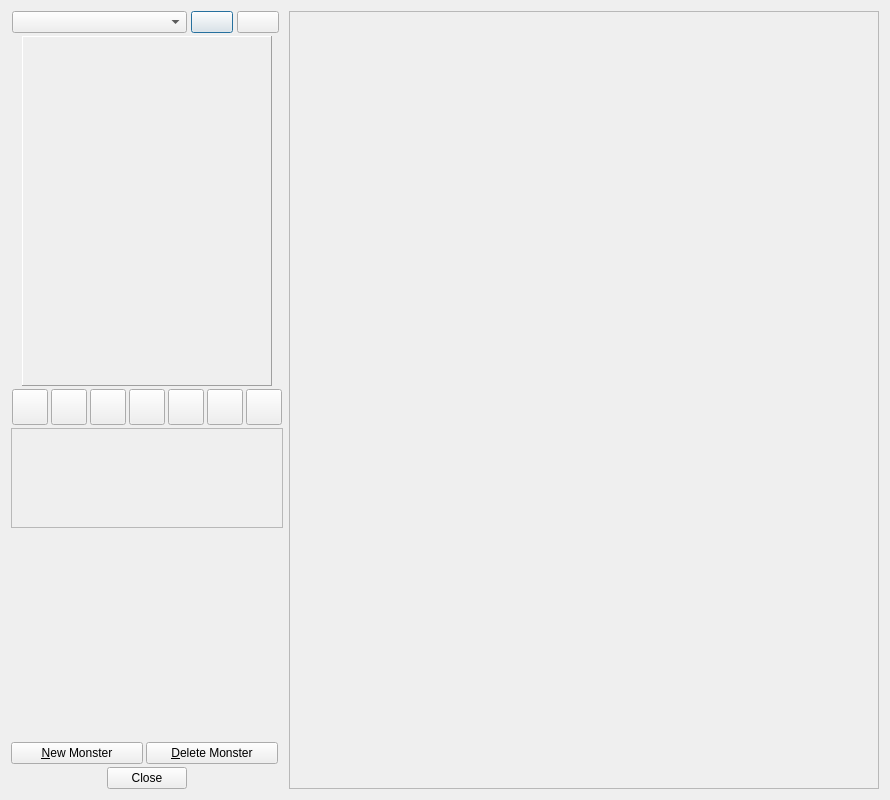
<?xml version="1.0" encoding="UTF-8"?>
<ui version="4.0">
 <class>BestiaryTemplateDialog</class>
 <widget class="QDialog" name="BestiaryTemplateDialog">
  <property name="geometry">
   <rect>
    <x>0</x>
    <y>0</y>
    <width>890</width>
    <height>800</height>
   </rect>
  </property>
  <property name="windowTitle">
   <string>DMHelper - Bestiary</string>
  </property>
  <property name="styleSheet">
   <string notr="true">background-image: url(:/img/data/parchment.jpg);</string>
  </property>
  <layout class="QHBoxLayout" name="horizontalLayout_2" stretch="1,5">
   <item>
    <layout class="QVBoxLayout" name="verticalLayout">
     <property name="spacing">
      <number>3</number>
     </property>
     <item>
      <layout class="QHBoxLayout" name="horizontalLayout">
       <item>
        <widget class="QComboBox" name="cmbSearch">
         <property name="sizePolicy">
          <sizepolicy hsizetype="MinimumExpanding" vsizetype="Fixed">
           <horstretch>0</horstretch>
           <verstretch>0</verstretch>
          </sizepolicy>
         </property>
         <property name="minimumSize">
          <size>
           <width>150</width>
           <height>0</height>
          </size>
         </property>
         <property name="maximumSize">
          <size>
           <width>175</width>
           <height>16777215</height>
          </size>
         </property>
         <property name="editable">
          <bool>false</bool>
         </property>
         <property name="insertPolicy">
          <enum>QComboBox::NoInsert</enum>
         </property>
         <property name="iconSize">
          <size>
           <width>16</width>
           <height>16</height>
          </size>
         </property>
        </widget>
       </item>
       <item>
        <widget class="QPushButton" name="btnLeft">
         <property name="sizePolicy">
          <sizepolicy hsizetype="Fixed" vsizetype="Fixed">
           <horstretch>0</horstretch>
           <verstretch>0</verstretch>
          </sizepolicy>
         </property>
         <property name="minimumSize">
          <size>
           <width>42</width>
           <height>0</height>
          </size>
         </property>
         <property name="maximumSize">
          <size>
           <width>42</width>
           <height>16777215</height>
          </size>
         </property>
         <property name="toolTip">
          <string>Previous Monster</string>
         </property>
         <property name="text">
          <string/>
         </property>
         <property name="icon">
          <iconset resource="resources.qrc">
           <normaloff>:/img/data/left_arrow.png</normaloff>:/img/data/left_arrow.png</iconset>
         </property>
         <property name="iconSize">
          <size>
           <width>32</width>
           <height>32</height>
          </size>
         </property>
         <property name="shortcut">
          <string>Left</string>
         </property>
        </widget>
       </item>
       <item>
        <widget class="QPushButton" name="btnRight">
         <property name="sizePolicy">
          <sizepolicy hsizetype="Fixed" vsizetype="Fixed">
           <horstretch>0</horstretch>
           <verstretch>0</verstretch>
          </sizepolicy>
         </property>
         <property name="minimumSize">
          <size>
           <width>42</width>
           <height>0</height>
          </size>
         </property>
         <property name="maximumSize">
          <size>
           <width>42</width>
           <height>16777215</height>
          </size>
         </property>
         <property name="toolTip">
          <string>Next Monster</string>
         </property>
         <property name="text">
          <string/>
         </property>
         <property name="icon">
          <iconset resource="resources.qrc">
           <normaloff>:/img/data/right_arrow.png</normaloff>:/img/data/right_arrow.png</iconset>
         </property>
         <property name="iconSize">
          <size>
           <width>32</width>
           <height>32</height>
          </size>
         </property>
         <property name="shortcut">
          <string>Right</string>
         </property>
        </widget>
       </item>
      </layout>
     </item>
     <item>
      <layout class="QHBoxLayout" name="horizontalLayout_21">
       <property name="spacing">
        <number>0</number>
       </property>
       <item>
        <spacer name="horizontalSpacer_11">
         <property name="orientation">
          <enum>Qt::Horizontal</enum>
         </property>
         <property name="sizeType">
          <enum>QSizePolicy::Preferred</enum>
         </property>
         <property name="sizeHint" stdset="0">
          <size>
           <width>0</width>
           <height>5</height>
          </size>
         </property>
        </spacer>
       </item>
       <item>
        <widget class="QLabel" name="lblIcon">
         <property name="sizePolicy">
          <sizepolicy hsizetype="Fixed" vsizetype="Fixed">
           <horstretch>0</horstretch>
           <verstretch>0</verstretch>
          </sizepolicy>
         </property>
         <property name="minimumSize">
          <size>
           <width>250</width>
           <height>350</height>
          </size>
         </property>
         <property name="maximumSize">
          <size>
           <width>250</width>
           <height>350</height>
          </size>
         </property>
         <property name="frameShape">
          <enum>QFrame::Panel</enum>
         </property>
         <property name="frameShadow">
          <enum>QFrame::Raised</enum>
         </property>
         <property name="text">
          <string/>
         </property>
         <property name="alignment">
          <set>Qt::AlignCenter</set>
         </property>
        </widget>
       </item>
       <item>
        <spacer name="horizontalSpacer_12">
         <property name="orientation">
          <enum>Qt::Horizontal</enum>
         </property>
         <property name="sizeType">
          <enum>QSizePolicy::Preferred</enum>
         </property>
         <property name="sizeHint" stdset="0">
          <size>
           <width>0</width>
           <height>5</height>
          </size>
         </property>
        </spacer>
       </item>
      </layout>
     </item>
     <item>
      <layout class="QHBoxLayout" name="horizontalLayout_8">
       <item>
        <spacer name="horizontalSpacer_9">
         <property name="orientation">
          <enum>Qt::Horizontal</enum>
         </property>
         <property name="sizeType">
          <enum>QSizePolicy::MinimumExpanding</enum>
         </property>
         <property name="sizeHint" stdset="0">
          <size>
           <width>1</width>
           <height>5</height>
          </size>
         </property>
        </spacer>
       </item>
       <item>
        <widget class="QPushButton" name="btnPreviousToken">
         <property name="sizePolicy">
          <sizepolicy hsizetype="Fixed" vsizetype="Fixed">
           <horstretch>0</horstretch>
           <verstretch>0</verstretch>
          </sizepolicy>
         </property>
         <property name="minimumSize">
          <size>
           <width>36</width>
           <height>36</height>
          </size>
         </property>
         <property name="maximumSize">
          <size>
           <width>36</width>
           <height>36</height>
          </size>
         </property>
         <property name="toolTip">
          <string>Previous Token</string>
         </property>
         <property name="text">
          <string/>
         </property>
         <property name="icon">
          <iconset resource="resources.qrc">
           <normaloff>:/img/data/icon_rewind.png</normaloff>:/img/data/icon_rewind.png</iconset>
         </property>
         <property name="iconSize">
          <size>
           <width>28</width>
           <height>28</height>
          </size>
         </property>
        </widget>
       </item>
       <item>
        <widget class="QPushButton" name="btnAddToken">
         <property name="sizePolicy">
          <sizepolicy hsizetype="Fixed" vsizetype="Fixed">
           <horstretch>0</horstretch>
           <verstretch>0</verstretch>
          </sizepolicy>
         </property>
         <property name="minimumSize">
          <size>
           <width>36</width>
           <height>36</height>
          </size>
         </property>
         <property name="maximumSize">
          <size>
           <width>36</width>
           <height>36</height>
          </size>
         </property>
         <property name="toolTip">
          <string>Add Token</string>
         </property>
         <property name="text">
          <string/>
         </property>
         <property name="icon">
          <iconset resource="resources.qrc">
           <normaloff>:/img/data/icon_plus.png</normaloff>:/img/data/icon_plus.png</iconset>
         </property>
         <property name="iconSize">
          <size>
           <width>28</width>
           <height>28</height>
          </size>
         </property>
        </widget>
       </item>
       <item>
        <widget class="QPushButton" name="btnEditIcon">
         <property name="sizePolicy">
          <sizepolicy hsizetype="Fixed" vsizetype="Fixed">
           <horstretch>0</horstretch>
           <verstretch>0</verstretch>
          </sizepolicy>
         </property>
         <property name="minimumSize">
          <size>
           <width>36</width>
           <height>36</height>
          </size>
         </property>
         <property name="maximumSize">
          <size>
           <width>36</width>
           <height>36</height>
          </size>
         </property>
         <property name="toolTip">
          <string>Edit the current token...</string>
         </property>
         <property name="text">
          <string/>
         </property>
         <property name="icon">
          <iconset resource="resources.qrc">
           <normaloff>:/img/data/icon_edit.png</normaloff>:/img/data/icon_edit.png</iconset>
         </property>
         <property name="iconSize">
          <size>
           <width>28</width>
           <height>28</height>
          </size>
         </property>
        </widget>
       </item>
       <item>
        <widget class="QPushButton" name="btnSearchToken">
         <property name="sizePolicy">
          <sizepolicy hsizetype="Fixed" vsizetype="Fixed">
           <horstretch>0</horstretch>
           <verstretch>0</verstretch>
          </sizepolicy>
         </property>
         <property name="minimumSize">
          <size>
           <width>36</width>
           <height>36</height>
          </size>
         </property>
         <property name="maximumSize">
          <size>
           <width>36</width>
           <height>36</height>
          </size>
         </property>
         <property name="toolTip">
          <string>Search for online tokens</string>
         </property>
         <property name="text">
          <string/>
         </property>
         <property name="icon">
          <iconset resource="resources.qrc">
           <normaloff>:/img/data/icon_search.png</normaloff>:/img/data/icon_search.png</iconset>
         </property>
         <property name="iconSize">
          <size>
           <width>28</width>
           <height>28</height>
          </size>
         </property>
        </widget>
       </item>
       <item>
        <widget class="QPushButton" name="btnReload">
         <property name="sizePolicy">
          <sizepolicy hsizetype="Fixed" vsizetype="Fixed">
           <horstretch>0</horstretch>
           <verstretch>0</verstretch>
          </sizepolicy>
         </property>
         <property name="minimumSize">
          <size>
           <width>36</width>
           <height>36</height>
          </size>
         </property>
         <property name="maximumSize">
          <size>
           <width>36</width>
           <height>36</height>
          </size>
         </property>
         <property name="toolTip">
          <string>Reload Token</string>
         </property>
         <property name="text">
          <string/>
         </property>
         <property name="icon">
          <iconset resource="resources.qrc">
           <normaloff>:/img/data/icon_redo.png</normaloff>:/img/data/icon_redo.png</iconset>
         </property>
         <property name="iconSize">
          <size>
           <width>28</width>
           <height>28</height>
          </size>
         </property>
        </widget>
       </item>
       <item>
        <widget class="QPushButton" name="btnClear">
         <property name="sizePolicy">
          <sizepolicy hsizetype="Fixed" vsizetype="Fixed">
           <horstretch>0</horstretch>
           <verstretch>0</verstretch>
          </sizepolicy>
         </property>
         <property name="minimumSize">
          <size>
           <width>36</width>
           <height>36</height>
          </size>
         </property>
         <property name="maximumSize">
          <size>
           <width>36</width>
           <height>36</height>
          </size>
         </property>
         <property name="toolTip">
          <string>Delete Token</string>
         </property>
         <property name="text">
          <string/>
         </property>
         <property name="icon">
          <iconset resource="resources.qrc">
           <normaloff>:/img/data/icon_remove.png</normaloff>:/img/data/icon_remove.png</iconset>
         </property>
         <property name="iconSize">
          <size>
           <width>28</width>
           <height>28</height>
          </size>
         </property>
        </widget>
       </item>
       <item>
        <widget class="QPushButton" name="btnNextToken">
         <property name="sizePolicy">
          <sizepolicy hsizetype="Fixed" vsizetype="Fixed">
           <horstretch>0</horstretch>
           <verstretch>0</verstretch>
          </sizepolicy>
         </property>
         <property name="minimumSize">
          <size>
           <width>36</width>
           <height>36</height>
          </size>
         </property>
         <property name="maximumSize">
          <size>
           <width>36</width>
           <height>36</height>
          </size>
         </property>
         <property name="toolTip">
          <string>Next Token</string>
         </property>
         <property name="text">
          <string/>
         </property>
         <property name="icon">
          <iconset resource="resources.qrc">
           <normaloff>:/img/data/icon_forward.png</normaloff>:/img/data/icon_forward.png</iconset>
         </property>
         <property name="iconSize">
          <size>
           <width>28</width>
           <height>28</height>
          </size>
         </property>
        </widget>
       </item>
       <item>
        <spacer name="horizontalSpacer_10">
         <property name="orientation">
          <enum>Qt::Horizontal</enum>
         </property>
         <property name="sizeType">
          <enum>QSizePolicy::MinimumExpanding</enum>
         </property>
         <property name="sizeHint" stdset="0">
          <size>
           <width>1</width>
           <height>5</height>
          </size>
         </property>
        </spacer>
       </item>
      </layout>
     </item>
     <item>
      <widget class="PublishButtonFrame" name="framePublish">
       <property name="minimumSize">
        <size>
         <width>200</width>
         <height>100</height>
        </size>
       </property>
       <property name="frameShape">
        <enum>QFrame::StyledPanel</enum>
       </property>
       <property name="frameShadow">
        <enum>QFrame::Raised</enum>
       </property>
      </widget>
     </item>
     <item>
      <spacer name="verticalSpacer">
       <property name="orientation">
        <enum>Qt::Vertical</enum>
       </property>
       <property name="sizeHint" stdset="0">
        <size>
         <width>20</width>
         <height>40</height>
        </size>
       </property>
      </spacer>
     </item>
     <item>
      <layout class="QHBoxLayout" name="horizontalLayout_7">
       <item>
        <spacer name="horizontalSpacer">
         <property name="orientation">
          <enum>Qt::Horizontal</enum>
         </property>
         <property name="sizeType">
          <enum>QSizePolicy::Preferred</enum>
         </property>
         <property name="sizeHint" stdset="0">
          <size>
           <width>0</width>
           <height>5</height>
          </size>
         </property>
        </spacer>
       </item>
       <item>
        <widget class="QPushButton" name="btnNewMonster">
         <property name="sizePolicy">
          <sizepolicy hsizetype="Preferred" vsizetype="Fixed">
           <horstretch>0</horstretch>
           <verstretch>0</verstretch>
          </sizepolicy>
         </property>
         <property name="maximumSize">
          <size>
           <width>250</width>
           <height>16777215</height>
          </size>
         </property>
         <property name="text">
          <string>&amp;New Monster</string>
         </property>
        </widget>
       </item>
       <item>
        <widget class="QPushButton" name="btnDeleteMonster">
         <property name="sizePolicy">
          <sizepolicy hsizetype="Preferred" vsizetype="Fixed">
           <horstretch>0</horstretch>
           <verstretch>0</verstretch>
          </sizepolicy>
         </property>
         <property name="minimumSize">
          <size>
           <width>0</width>
           <height>0</height>
          </size>
         </property>
         <property name="maximumSize">
          <size>
           <width>250</width>
           <height>16777215</height>
          </size>
         </property>
         <property name="text">
          <string>&amp;Delete Monster</string>
         </property>
        </widget>
       </item>
       <item>
        <spacer name="horizontalSpacer_5">
         <property name="orientation">
          <enum>Qt::Horizontal</enum>
         </property>
         <property name="sizeType">
          <enum>QSizePolicy::Preferred</enum>
         </property>
         <property name="sizeHint" stdset="0">
          <size>
           <width>5</width>
           <height>0</height>
          </size>
         </property>
        </spacer>
       </item>
      </layout>
     </item>
     <item>
      <widget class="QDialogButtonBox" name="buttonBox">
       <property name="sizePolicy">
        <sizepolicy hsizetype="Preferred" vsizetype="Fixed">
         <horstretch>0</horstretch>
         <verstretch>0</verstretch>
        </sizepolicy>
       </property>
       <property name="standardButtons">
        <set>QDialogButtonBox::Close</set>
       </property>
       <property name="centerButtons">
        <bool>true</bool>
       </property>
      </widget>
     </item>
    </layout>
   </item>
   <item>
    <widget class="QScrollArea" name="scrollArea">
     <property name="widgetResizable">
      <bool>true</bool>
     </property>
     <widget class="QWidget" name="scrollAreaWidgetContents">
      <property name="geometry">
       <rect>
        <x>0</x>
        <y>0</y>
        <width>558</width>
        <height>780</height>
       </rect>
      </property>
     </widget>
    </widget>
   </item>
  </layout>
 </widget>
 <customwidgets>
  <customwidget>
   <class>PublishButtonFrame</class>
   <extends>QFrame</extends>
   <header>publishbuttonframe.h</header>
   <container>1</container>
  </customwidget>
 </customwidgets>
 <resources>
  <include location="resources.qrc"/>
 </resources>
 <connections>
  <connection>
   <sender>buttonBox</sender>
   <signal>accepted()</signal>
   <receiver>BestiaryTemplateDialog</receiver>
   <slot>accept()</slot>
   <hints>
    <hint type="sourcelabel">
     <x>161</x>
     <y>777</y>
    </hint>
    <hint type="destinationlabel">
     <x>444</x>
     <y>399</y>
    </hint>
   </hints>
  </connection>
  <connection>
   <sender>buttonBox</sender>
   <signal>rejected()</signal>
   <receiver>BestiaryTemplateDialog</receiver>
   <slot>reject()</slot>
   <hints>
    <hint type="sourcelabel">
     <x>161</x>
     <y>777</y>
    </hint>
    <hint type="destinationlabel">
     <x>444</x>
     <y>399</y>
    </hint>
   </hints>
  </connection>
 </connections>
</ui>
